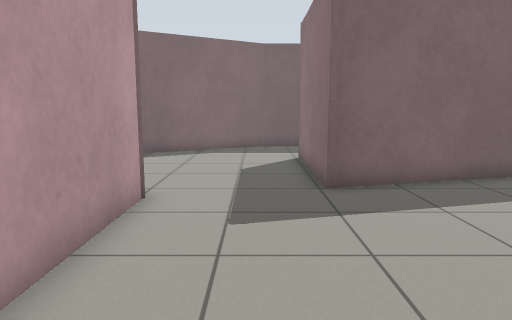
View 1 (above)

13 first-person views from a walk through a world built for the Gazebo simulator. The camera is 0.94 m above the floor, tilts 8° down and sees 70° across. The floor is counted in squares, 0.5 m on a side. Each view is taken from the middle of a square. On the plan, view 1 faces up. The plan holds only what a view shows up to about 18 squares ahead; the rest is blank.

View 2
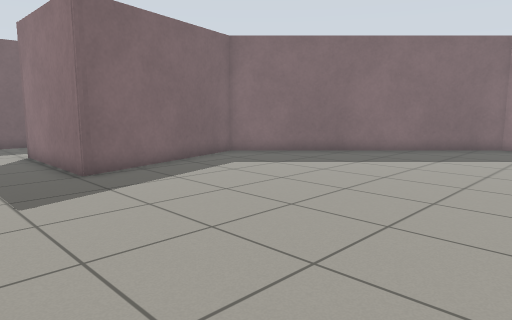

View 3
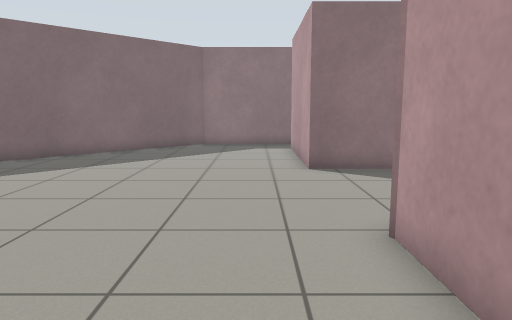

View 4
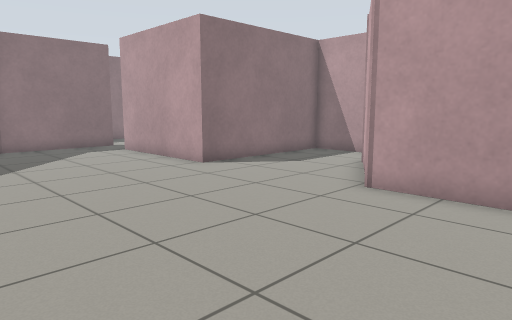

View 5
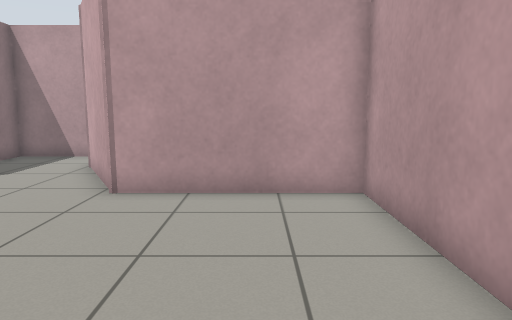

View 6
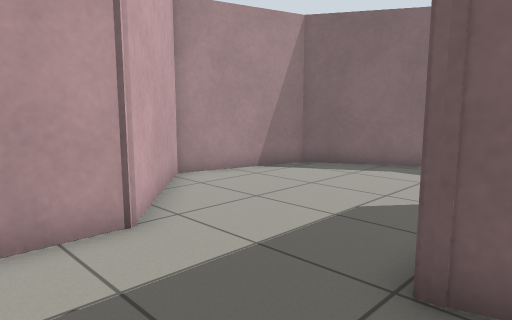

View 7
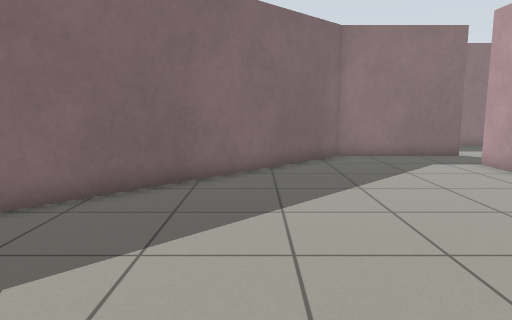

View 8
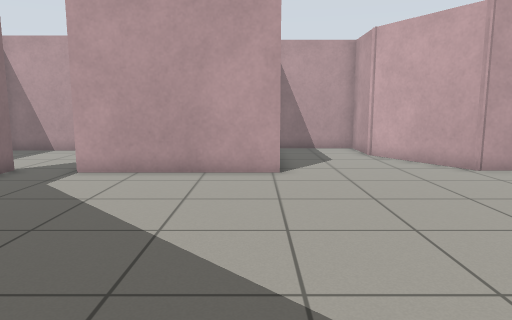

View 9
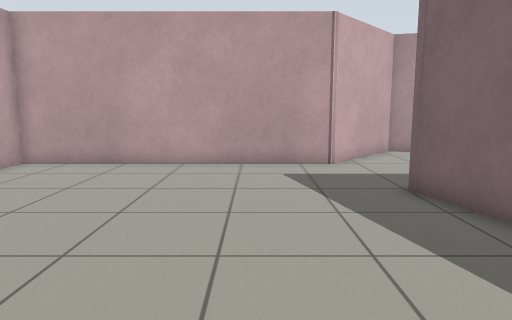

View 10
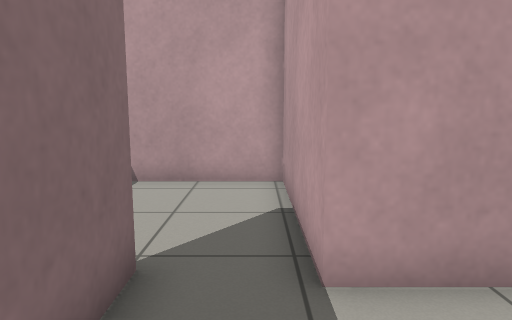

View 11
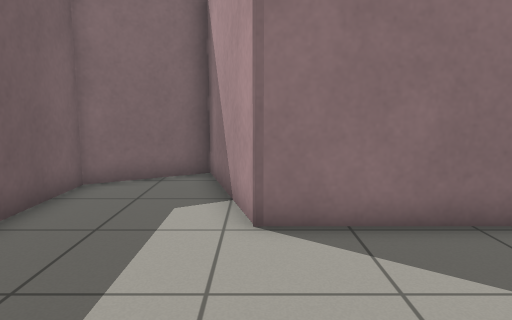

View 12
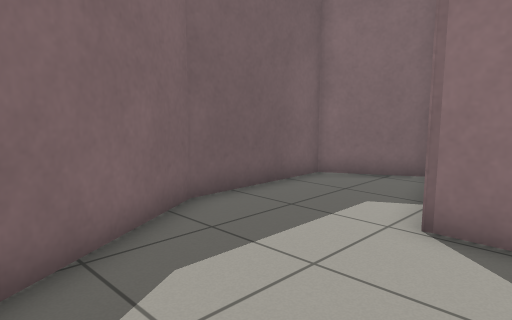

View 13
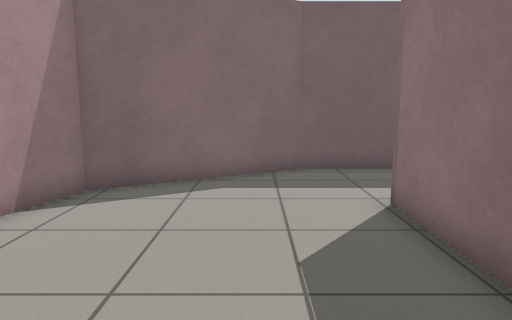

### Floor plan
Ten units are one square. View 1 is at (0, 0); x grows to the right and y downward. Boxes are objects, and circles mark ways between rooms. Rooms are numbered by the first view taken in them; rooms with no view inside come last. Other rooms are left out.
<svg viewBox="-66 -188 246 287">
<path fill="none" stroke="#000" d="M174 31 174 -17 87 -104 17 -85 17 -140 66 -153 49 -183 3 -183 -49 -153 -61 -109 -24 -76 -24 30 32 30 54 68 54 94 93 94 93 27 153 27M153 27 153 84 175 84"/>
<circle cx="160" cy="30" r="3" fill="#2a7"/>
<text x="50" y="-40">1</text>
<text x="160" y="60">2</text>
</svg>
Room 1 opens to room 2.

Where each view was taken, in squares from view 1:
view 1: 0 up, 0 right, facing up
view 2: 2 down, 2 left, facing up-right
view 3: 1 down, 2 left, facing right
view 4: 5 up, 1 left, facing down-right
view 5: 5 up, 0 right, facing down
view 6: 5 up, 3 right, facing up-left
view 7: 5 up, 3 right, facing right
view 8: 8 up, 10 right, facing down
view 9: 5 up, 10 right, facing left
view 10: 1 up, 16 right, facing down
view 11: 14 up, 4 left, facing right
view 12: 12 up, 4 left, facing up-right
view 13: 7 up, 1 left, facing up
